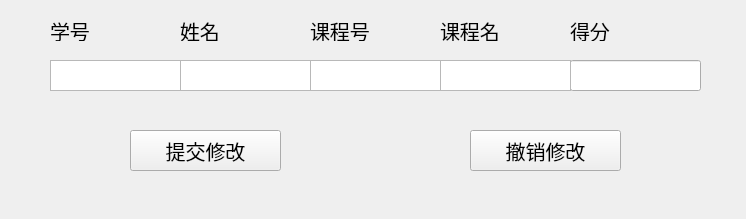
<?xml version="1.0" encoding="UTF-8"?>
<ui version="4.0">
 <class>Form</class>
 <widget class="QWidget" name="Form">
  <property name="geometry">
   <rect>
    <x>0</x>
    <y>0</y>
    <width>746</width>
    <height>219</height>
   </rect>
  </property>
  <property name="minimumSize">
   <size>
    <width>746</width>
    <height>219</height>
   </size>
  </property>
  <property name="maximumSize">
   <size>
    <width>746</width>
    <height>219</height>
   </size>
  </property>
  <property name="windowTitle">
   <string>Form</string>
  </property>
  <widget class="QLineEdit" name="lineEdit_5">
   <property name="geometry">
    <rect>
     <x>570</x>
     <y>60</y>
     <width>131</width>
     <height>31</height>
    </rect>
   </property>
  </widget>
  <widget class="QPushButton" name="pushButton">
   <property name="geometry">
    <rect>
     <x>130</x>
     <y>130</y>
     <width>151</width>
     <height>41</height>
    </rect>
   </property>
   <property name="font">
    <font>
     <family>楷体</family>
     <pointsize>15</pointsize>
    </font>
   </property>
   <property name="text">
    <string>提交修改</string>
   </property>
  </widget>
  <widget class="QPushButton" name="pushButton_2">
   <property name="geometry">
    <rect>
     <x>470</x>
     <y>130</y>
     <width>151</width>
     <height>41</height>
    </rect>
   </property>
   <property name="font">
    <font>
     <family>楷体</family>
     <pointsize>15</pointsize>
    </font>
   </property>
   <property name="text">
    <string>撤销修改</string>
   </property>
  </widget>
  <widget class="QLabel" name="label">
   <property name="geometry">
    <rect>
     <x>50</x>
     <y>20</y>
     <width>71</width>
     <height>21</height>
    </rect>
   </property>
   <property name="font">
    <font>
     <family>楷体</family>
     <pointsize>15</pointsize>
    </font>
   </property>
   <property name="text">
    <string>学号</string>
   </property>
  </widget>
  <widget class="QLabel" name="label_2">
   <property name="geometry">
    <rect>
     <x>180</x>
     <y>20</y>
     <width>71</width>
     <height>21</height>
    </rect>
   </property>
   <property name="font">
    <font>
     <family>楷体</family>
     <pointsize>15</pointsize>
    </font>
   </property>
   <property name="text">
    <string>姓名</string>
   </property>
  </widget>
  <widget class="QLabel" name="label_3">
   <property name="geometry">
    <rect>
     <x>310</x>
     <y>20</y>
     <width>71</width>
     <height>21</height>
    </rect>
   </property>
   <property name="font">
    <font>
     <family>楷体</family>
     <pointsize>15</pointsize>
    </font>
   </property>
   <property name="text">
    <string>课程号</string>
   </property>
  </widget>
  <widget class="QLabel" name="label_4">
   <property name="geometry">
    <rect>
     <x>440</x>
     <y>20</y>
     <width>91</width>
     <height>21</height>
    </rect>
   </property>
   <property name="font">
    <font>
     <family>楷体</family>
     <pointsize>15</pointsize>
    </font>
   </property>
   <property name="text">
    <string>课程名</string>
   </property>
  </widget>
  <widget class="QLabel" name="label_5">
   <property name="geometry">
    <rect>
     <x>570</x>
     <y>20</y>
     <width>91</width>
     <height>21</height>
    </rect>
   </property>
   <property name="font">
    <font>
     <family>楷体</family>
     <pointsize>15</pointsize>
    </font>
   </property>
   <property name="text">
    <string>得分</string>
   </property>
  </widget>
  <widget class="QTextBrowser" name="textBrowser">
   <property name="geometry">
    <rect>
     <x>50</x>
     <y>60</y>
     <width>131</width>
     <height>31</height>
    </rect>
   </property>
  </widget>
  <widget class="QTextBrowser" name="textBrowser_2">
   <property name="geometry">
    <rect>
     <x>180</x>
     <y>60</y>
     <width>131</width>
     <height>31</height>
    </rect>
   </property>
  </widget>
  <widget class="QTextBrowser" name="textBrowser_3">
   <property name="geometry">
    <rect>
     <x>310</x>
     <y>60</y>
     <width>131</width>
     <height>31</height>
    </rect>
   </property>
  </widget>
  <widget class="QTextBrowser" name="textBrowser_4">
   <property name="geometry">
    <rect>
     <x>440</x>
     <y>60</y>
     <width>131</width>
     <height>31</height>
    </rect>
   </property>
  </widget>
 </widget>
 <resources/>
 <connections/>
</ui>
